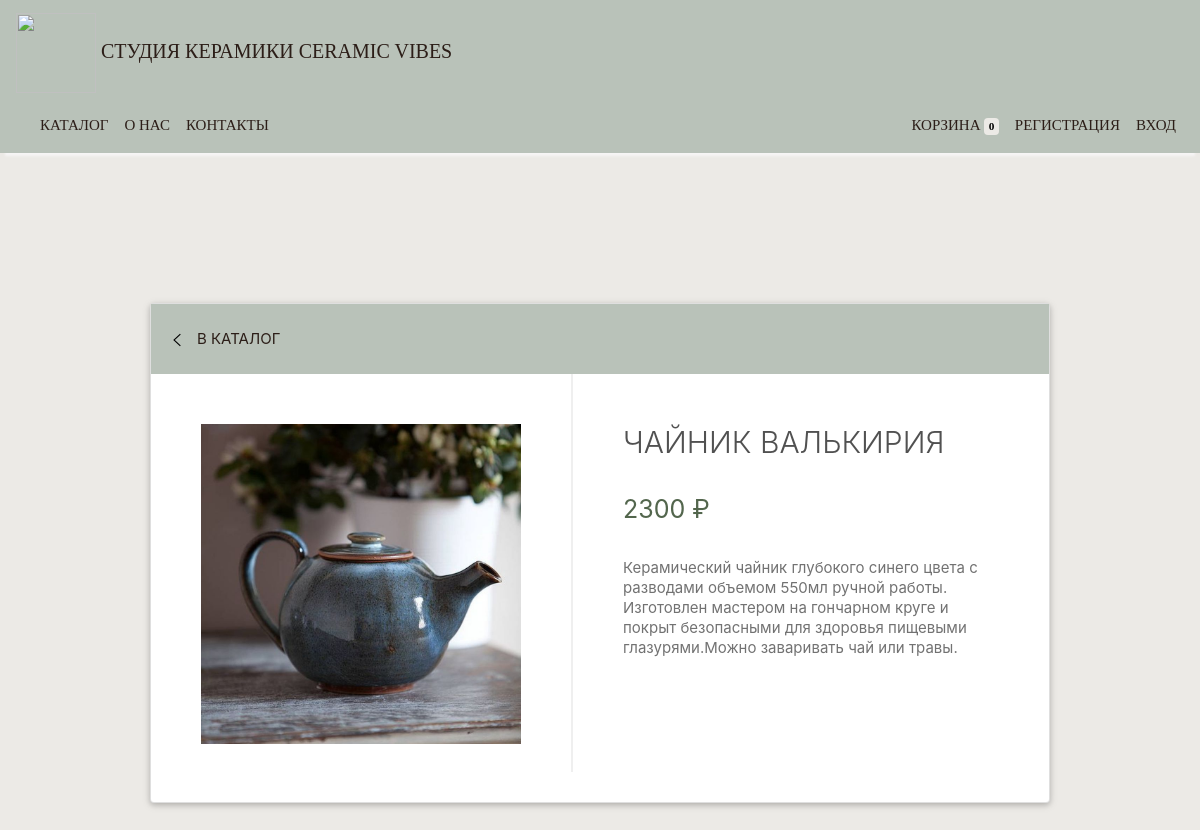
/1/, run on the app's committed database.
### store/models/product.py (models this page shows, shortened)
class Products(models.Model):
    name = models.CharField(max_length=60)
    price = models.IntegerField(default=0)
    category = models.ForeignKey(Category, on_delete=models.CASCADE, default=1)
    description = models.CharField(max_length=250, default='', blank=True, null=True)
    image = models.ImageField(upload_to='uploads/products/')

### store/views/product.py (the view)
# urls.py: path('<int:pk>/', ProductDetailView.as_view()),
class ProductDetailView(View):
    def get(self,request,pk):
        product=Products.objects.get(id=pk)
        return render(request,"card.html",{"product":product})

### templates/card.html (shortened to what this page needs)
{% extends 'base.html' %}
{% block content %}
<head>
</head>
<body>
 <div class="card">
            <nav>
                <svg style="padding-top: 10px;" class="arrow" version="1.1" viewBox="0 0 512 512" width="512px" xml:space="preserve" xmlns="http://www.w3.org/2000/svg" xmlns:xlink="http://www.w3.org/1999/xlink"><polygon points="352,115.4 331.3,96 160,256 331.3,416 352,396.7 201.5,256 " stroke="#727272"/></svg>
                <a href="/store" class="nav-link" style="color: #2C1E18">В каталог</a>
            </nav>
            <div class="photo">
                <img src="{{ product.image.url }}">
            </div>
            <div class="description">
                <h2> {{ product.name }}</h2>
                <br>
                <h1><b>{{ product.price}}  ₽</b></h1>
                <br>
                <p>{{ product.description}}</p>
            </div>
 </div>
</body>
{% endblock %}

### templates/base.html (style rules this page uses)
body { background-color: #eceae6; }
nav { background-color: #B9C2B9; }

### templates/card.html (style rules this page uses)
.card { display: table; width: 900px; height: 500px; background: white; margin-top: 400px; left: 50%; transform: translate(-50%, -50%); box-shadow: 0 2px 5px 0 rgba(0,0,0,0.16),0 2px 10px 0 rgba(0,0,0,0.12); transition: all 0.3s; }
nav { width: 100%; color: #727272; text-transform: uppercase; padding: 2vh; border-bottom: 0px; font-size: 15px; }
svg.arrow { float: left; width: 20px; margin-right: 10px; }
.photo { display: table-cell; padding: 50px; height: 420px; width: 420px; text-align: center; float: left; }
.photo img { width: 100%; }
.description { display: table-cell; float: left; padding-top: 50px; padding-left: 50px; width: 430px; height: 80%; border-left: 2px solid #efefef; }
h1 { color: #53664d; font-weight: 500; padding-top: 10px; margin: 0; font-size: 25px; font-weight: 300; }
h2 { color: #515151; margin: 0; text-transform: uppercase; font-weight: 300; font-size: 30px; }
p { font-size: 15px; line-height: 20px; color: #727272; padding: 10px 0; margin: 0; }
a { color: #2C1E18; }

### data on the page
Products: image (picture), name "ЧАЙНИК ВАЛЬКИРИЯ", price "2300", description "Керамический чайник глубокого синего цвета с разводами объемом 550мл ручной работы. Изготовлен мастером на гончарном круге и покрыт безопасными для здоровья пищевыми глазурями.Можно заваривать чай или травы."

### other printed values
{{ request.session.cart.keys|length }} "0"
